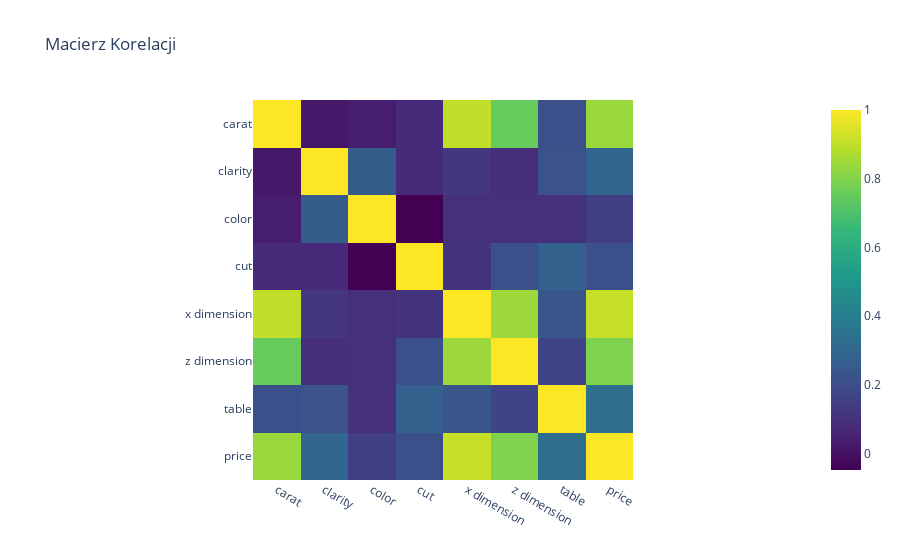

Here is the notebook cell this chart was saved with:
### Code cell
correlation_matrix = stones.corr()

fig = px.imshow(correlation_matrix,
                x=correlation_matrix.columns,
                y=correlation_matrix.columns,
                color_continuous_scale='Viridis',
                title='Macierz Korelacji')
fig.show()

### Figure 1 — Plotly figure (JSON) as saved in the notebook; plotly's stock layout.template omitted (floating-point values rounded to 4 significant figures)
{"data": [{"coloraxis": "coloraxis", "hovertemplate": "x: %{x}<br>y: %{y}<br>color: %{z}<extra></extra>", "name": "0", "type": "heatmap", "x": ["carat", "clarity", "color", "cut", "x dimension", "z dimension", "table", "price"], "xaxis": "x", "y": ["carat", "clarity", "color", "cut", "x dimension", "z dimension", "table", "price"], "yaxis": "y", "z": [[1, 0.02043, 0.03964, 0.0749, 0.9025, 0.7521, 0.2088, 0.8376], [0.02043, 1, 0.2582, 0.07928, 0.1178, 0.09139, 0.2244, 0.2945], [0.03964, 0.2582, 1, -0.04748, 0.09233, 0.09476, 0.0981, 0.1511], [0.0749, 0.07928, -0.04748, 1, 0.1113, 0.21, 0.2722, 0.2116], [0.9025, 0.1178, 0.09233, 0.1113, 1, 0.8449, 0.2342, 0.9116], [0.7521, 0.09139, 0.09476, 0.21, 0.8449, 1, 0.168, 0.7947], [0.2088, 0.2244, 0.0981, 0.2722, 0.2342, 0.168, 1, 0.3312], [0.8376, 0.2945, 0.1511, 0.2116, 0.9116, 0.7947, 0.3312, 1]]}], "layout": {"coloraxis": {"colorscale": [[0, "#440154"], [0.1111, "#482878"], [0.2222, "#3e4989"], [0.3333, "#31688e"], [0.4444, "#26828e"], [0.5556, "#1f9e89"], [0.6667, "#35b779"], [0.7778, "#6ece58"], [0.8889, "#b5de2b"], [1, "#fde725"]]}, "title": {"text": "Macierz Korelacji"}, "xaxis": {"anchor": "y", "constrain": "domain", "domain": [0, 1], "scaleanchor": "y"}, "yaxis": {"anchor": "x", "autorange": "reversed", "constrain": "domain", "domain": [0, 1]}}}
